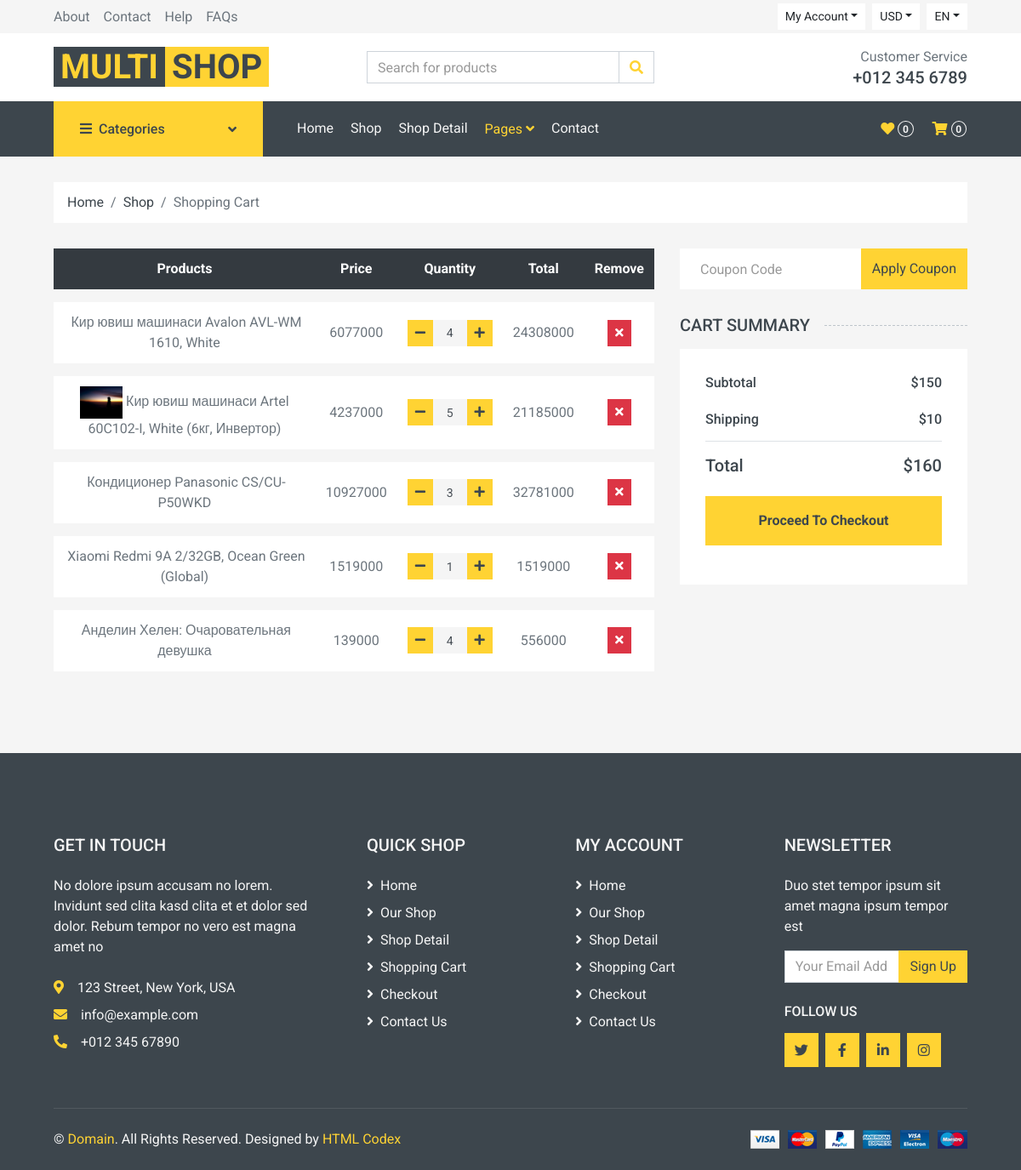
The app's page /cart/ (signed in) with its own data.
### shop/models.py (models this page shows, shortened)
class Order_detail(models.Model):
    order = models.ForeignKey(Order, on_delete=models.CASCADE)
    product = models.ForeignKey(Product, models.SET_NULL, null=True, blank=True)
    number_of_product = models.IntegerField(default=1, validators=[validate_savatcha_soni])
    @property
    def all_price(self):
        return self.product.price * self.number_of_product

class Product(models.Model):
    category = models.ForeignKey(Category, models.SET_NULL, null=True, blank=True)
    name = models.CharField(max_length=225)
    price = models.BigIntegerField()
    description = models.TextField()
    image = models.ImageField('products')
    @property
    def image_url(self):
        if self.image:
            return self.image.url
        else:
            return ''

### shop/views.py (the view, shortened to what this page needs)
# urls.py: path('cart/', cartView, name='cart')
def cartView(request):
    products = Order_detail.objects.filter(order__status='progress', order__customer=request.user)
    context = {
        'products': products,
    }
    return render(request, 'cart.html', context)

### templates/cart.html (shortened to what this page needs)
<!DOCTYPE html>
<html lang="en">
{% load static %}
<head>
    <link href="https://cdnjs.cloudflare.com/ajax/libs/font-awesome/5.10.0/css/all.min.css" rel="stylesheet">
    <link href="{% static 'lib/animate/animate.min.css' %}" rel="stylesheet">
    <link href="{% static 'lib/owlcarousel/assets/owl.carousel.min.css' %}" rel="stylesheet">
    <link href="{% static 'css/style.css' %}" rel="stylesheet">
</head>
<body>
    <div class="container-fluid">
        <div class="row bg-secondary py-1 px-xl-5">
            <div class="col-lg-6 d-none d-lg-block">
                <div class="d-inline-flex align-items-center h-100">
                    <a class="text-body mr-3" href="">About</a>
                    <a class="text-body mr-3" href="">Contact</a>
                    <a class="text-body mr-3" href="">Help</a>
                    <a class="text-body mr-3" href="">FAQs</a>
                </div>
            </div>
            <div class="col-lg-6 text-center text-lg-right">
                <div class="d-inline-flex align-items-center">
                    <div class="btn-group">
                        <button type="button" class="btn btn-sm btn-light dropdown-toggle" data-toggle="dropdown">My Account</button>
                    </div>
                    <div class="btn-group mx-2">
                        <button type="button" class="btn btn-sm btn-light dropdown-toggle" data-toggle="dropdown">USD</button>
                    </div>
                    <div class="btn-group">
                        <button type="button" class="btn btn-sm btn-light dropdown-toggle" data-toggle="dropdown">EN</button>
                    </div>
                </div>
            </div>
        </div>
        <div class="row align-items-center bg-light py-3 px-xl-5 d-none d-lg-flex">
            <div class="col-lg-4">
                <a href="" class="text-decoration-none">
                    <span class="h1 text-uppercase text-primary bg-dark px-2">Multi</span>
                    <span class="h1 text-uppercase text-dark bg-primary px-2 ml-n1">Shop</span>
                </a>
            </div>
            <div class="col-lg-4 col-6 text-left">
                <form action="">
                    <div class="input-group">
                        <input type="text" class="form-control" placeholder="Search for products">
                        <div class="input-group-append">
                            <span class="input-group-text bg-transparent text-primary">
                                <i class="fa fa-search"></i>
                            </span>
                        </div>
                    </div>
                </form>
            </div>
            <div class="col-lg-4 col-6 text-right">
                <p class="m-0">Customer Service</p>
                <h5 class="m-0">+012 345 6789</h5>
            </div>
        </div>
    </div>
    <div class="container-fluid bg-dark mb-30">
        <div class="row px-xl-5">
            <div class="col-lg-3 d-none d-lg-block">
                <a class="btn d-flex align-items-center justify-content-between bg-primary w-100" data-toggle="collapse" href="#navbar-vertical" style="height: 65px; padding: 0 30px;">
                    <h6 class="text-dark m-0"><i class="fa fa-bars mr-2"></i>Categories</h6>
                    <i class="fa fa-angle-down text-dark"></i>
                </a>
            </div>
            <div class="col-lg-9">
                <nav class="navbar navbar-expand-lg bg-dark navbar-dark py-3 py-lg-0 px-0">
                    <div class="collapse navbar-collapse justify-content-between" id="navbarCollapse">
                        <div class="navbar-nav mr-auto py-0">
                            <a href="index.html" class="nav-item nav-link">Home</a>
                            <a href="shop.html" class="nav-item nav-link">Shop</a>
                            <a href="detail.html" class="nav-item nav-link">Shop Detail</a>
                            <div class="nav-item dropdown">
                                <a href="#" class="nav-link dropdown-toggle active" data-toggle="dropdown">Pages <i class="fa fa-angle-down mt-1"></i></a>
                            </div>
                            <a href="contact.html" class="nav-item nav-link">Contact</a>
                        </div>
                        <div class="navbar-nav ml-auto py-0 d-none d-lg-block">
                            <a href="" class="btn px-0">
                                <i class="fas fa-heart text-primary"></i>
                                <span class="badge text-secondary border border-secondary rounded-circle" style="padding-bottom: 2px;">0</span>
                            </a>
                            <a href="" class="btn px-0 ml-3">
                                <i class="fas fa-shopping-cart text-primary"></i>
                                <span class="badge text-secondary border border-secondary rounded-circle" style="padding-bottom: 2px;">0</span>
                            </a>
                        </div>
                    </div>
                </nav>
            </div>
        </div>
    </div>
    <div class="container-fluid">
        <div class="row px-xl-5">
            <div class="col-12">
                <nav class="breadcrumb bg-light mb-30">
                    <a class="breadcrumb-item text-dark" href="#">Home</a>
                    <a class="breadcrumb-item text-dark" href="#">Shop</a>
                    <span class="breadcrumb-item active">Shopping Cart</span>
                </nav>
            </div>
        </div>
    </div>
    <div class="container-fluid">
        <div class="row px-xl-5">
            <div class="col-lg-8 table-responsive mb-5">
                <table class="table table-light table-borderless table-hover text-center mb-0">
                    <thead class="thead-dark">
                        <tr>
                            <th>Products</th>
                            <th>Price</th>
                            <th>Quantity</th>
                            <th>Total</th>
                            <th>Remove</th>
                        </tr>
                    </thead>
                    <tbody class="align-middle">
                    {% for i in products %}
                        <tr>
                        {% if i.product.image_url %}
                            <td class="align-middle"><img src="{{ i.product.image_url }}" alt="" style="width: 50px;"> {{ i.product.name }}</td>
                        {% else %}
                            <td class="align-middle"><img src="" alt="" style="width: 50px;">{{ i.product.name }}</td>
                        {% endif %}
                            <td class="align-middle">{{ i.product.price }}</td>
                            <td class="align-middle">
                                <div class="input-group quantity mx-auto" style="width: 100px;">
                                    <div class="input-group-btn">
                                        <button class="btn btn-sm btn-primary btn-minus" >
                                        <i class="fa fa-minus"></i>
                                        </button>
                                    </div>
                                    <input  onchange="savatcha({{ i.id }})" id="savatcha_{{ i.id }}" type="text" class="form-control form-control-sm bg-secondary border-0 text-center" value="{{ i.number_of_product }}">
                                    <div onclick="plus({{ i.id }})" class="input-group-btn">
                                        <button class="btn btn-sm btn-primary btn-plus">
                                            <i class="fa fa-plus"></i>
                                        </button>
                                    </div>
                                </div>
                            </td>
                            <td class="align-middle" id="totalamount_{{ i.id }}">{{ i.all_price }}</td>
                            <td class="align-middle"><button class="btn btn-sm btn-danger"><i class="fa fa-times"></i></button></td>
                        </tr>
                    {% endfor %}
                    </tbody>
                </table>
            </div>
            <div class="col-lg-4">
                <form class="mb-30" action="">
                    <div class="input-group">
                        <input type="text" class="form-control border-0 p-4" placeholder="Coupon Code">
                        <div class="input-group-append">
                            <button class="btn btn-primary">Apply Coupon</button>
                        </div>
                    </div>
                </form>
                <h5 class="section-title position-relative text-uppercase mb-3"><span class="bg-secondary pr-3">Cart Summary</span></h5>
                <div class="bg-light p-30 mb-5">
                    <div class="border-bottom pb-2">
                        <div class="d-flex justify-content-between mb-3">
                            <h6>Subtotal</h6>
                            <h6>$150</h6>
                        </div>
                        <div class="d-flex justify-content-between">
                            <h6 class="font-weight-medium">Shipping</h6>
                            <h6 class="font-weight-medium">$10</h6>
                        </div>
                    </div>
                    <div class="pt-2">
                        <div class="d-flex justify-content-between mt-2">
                            <h5>Total</h5>
                            <h5>$160</h5>
                        </div>
                        <button class="btn btn-block btn-primary font-weight-bold my-3 py-3">Proceed To Checkout</button>
                    </div>
                </div>
            </div>
        </div>
    </div>
    <div class="container-fluid bg-dark text-secondary mt-5 pt-5">
        <div class="row px-xl-5 pt-5">
            <div class="col-lg-4 col-md-12 mb-5 pr-3 pr-xl-5">
                <h5 class="text-secondary text-uppercase mb-4">Get In Touch</h5>
                <p class="mb-4">No dolore ipsum accusam no lorem. Invidunt sed clita kasd clita et et dolor sed dolor. Rebum tempor no vero est magna amet no</p>
                <p class="mb-2"><i class="fa fa-map-marker-alt text-primary mr-3"></i>123 Street, New York, USA</p>
                <p class="mb-2"><i class="fa fa-envelope text-primary mr-3"></i>info@example.com</p>
                <p class="mb-0"><i class="fa fa-phone-alt text-primary mr-3"></i>+012 345 67890</p>
            </div>
            <div class="col-lg-8 col-md-12">
                <div class="row">
                    <div class="col-md-4 mb-5">
                        <h5 class="text-secondary text-uppercase mb-4">Quick Shop</h5>
                        <div class="d-flex flex-column justify-content-start">
                            <a class="text-secondary mb-2" href="#"><i class="fa fa-angle-right mr-2"></i>Home</a>
                            <a class="text-secondary mb-2" href="#"><i class="fa fa-angle-right mr-2"></i>Our Shop</a>
                            <a class="text-secondary mb-2" href="#"><i class="fa fa-angle-right mr-2"></i>Shop Detail</a>
                            <a class="text-secondary mb-2" href="#"><i class="fa fa-angle-right mr-2"></i>Shopping Cart</a>
                            <a class="text-secondary mb-2" href="#"><i class="fa fa-angle-right mr-2"></i>Checkout</a>
                            <a class="text-secondary" href="#"><i class="fa fa-angle-right mr-2"></i>Contact Us</a>
                        </div>
                    </div>
                    <div class="col-md-4 mb-5">
                        <h5 class="text-secondary text-uppercase mb-4">My Account</h5>
                        <div class="d-flex flex-column justify-content-start">
                            <a class="text-secondary mb-2" href="#"><i class="fa fa-angle-right mr-2"></i>Home</a>
                            <a class="text-secondary mb-2" href="#"><i class="fa fa-angle-right mr-2"></i>Our Shop</a>
                            <a class="text-secondary mb-2" href="#"><i class="fa fa-angle-right mr-2"></i>Shop Detail</a>
                            <a class="text-secondary mb-2" href="#"><i class="fa fa-angle-right mr-2"></i>Shopping Cart</a>
                            <a class="text-secondary mb-2" href="#"><i class="fa fa-angle-right mr-2"></i>Checkout</a>
                            <a class="text-secondary" href="#"><i class="fa fa-angle-right mr-2"></i>Contact Us</a>
                        </div>
                    </div>
                    <div class="col-md-4 mb-5">
                        <h5 class="text-secondary text-uppercase mb-4">Newsletter</h5>
                        <p>Duo stet tempor ipsum sit amet magna ipsum tempor est</p>
                        <form action="">
                            <div class="input-group">
                                <input type="text" class="form-control" placeholder="Your Email Address">
                                <div class="input-group-append">
                                    <button class="btn btn-primary">Sign Up</button>
                                </div>
                            </div>
                        </form>
                        <h6 class="text-secondary text-uppercase mt-4 mb-3">Follow Us</h6>
                        <div class="d-flex">
                            <a class="btn btn-primary btn-square mr-2" href="#"><i class="fab fa-twitter"></i></a>
                            <a class="btn btn-primary btn-square mr-2" href="#"><i class="fab fa-facebook-f"></i></a>
                            <a class="btn btn-primary btn-square mr-2" href="#"><i class="fab fa-linkedin-in"></i></a>
                            <a class="btn btn-primary btn-square" href="#"><i class="fab fa-instagram"></i></a>
                        </div>
                    </div>
                </div>
            </div>
        </div>
        <div class="row border-top mx-xl-5 py-4" style="border-color: rgba(256, 256, 256, .1) !important;">
            <div class="col-md-6 px-xl-0">
                <p class="mb-md-0 text-center text-md-left text-secondary">
                    &copy; <a class="text-primary" href="#">Domain</a>. All Rights Reserved. Designed
                    by
                    <a class="text-primary" href="https://htmlcodex.com">HTML Codex</a>
                </p>
            </div>
            <div class="col-md-6 px-xl-0 text-center text-md-right">
                <img class="img-fluid" src="{% static 'img/payments.png' %}" alt="">
            </div>
        </div>
    </div>
</body>
</html>

### records on screen
Order_detail: product.name "Кир ювиш машинаси Avalon AVL-WM 1610, White", product.price "6077000", number_of_product "4", all_price "24308000"
Order_detail: product.image_url (picture), product.name "Кир ювиш машинаси Artel 60C102-I, White (6кг, Инвертор)", product.price "4237000", number_of_product "5", all_price "21185000"
Order_detail: product.name "Кондиционер Panasonic CS/CU-P50WKD", product.price "10927000", number_of_product "3", all_price "32781000"
Order_detail: product.name "Xiaomi Redmi 9A 2/32GB, Ocean Green (Global)", product.price "1519000", number_of_product "1", all_price "1519000"
Order_detail: product.name "Анделин Хелен: Очаровательная девушка", product.price "139000", number_of_product "4", all_price "556000"
